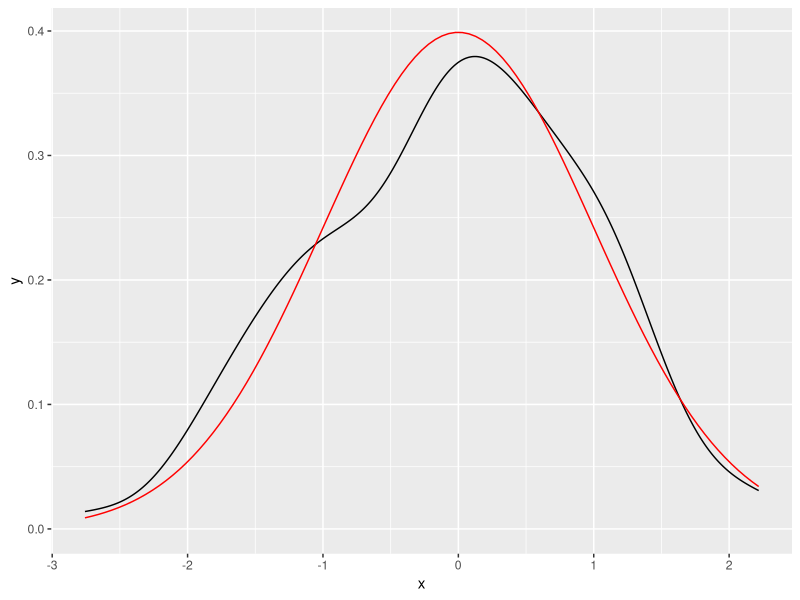
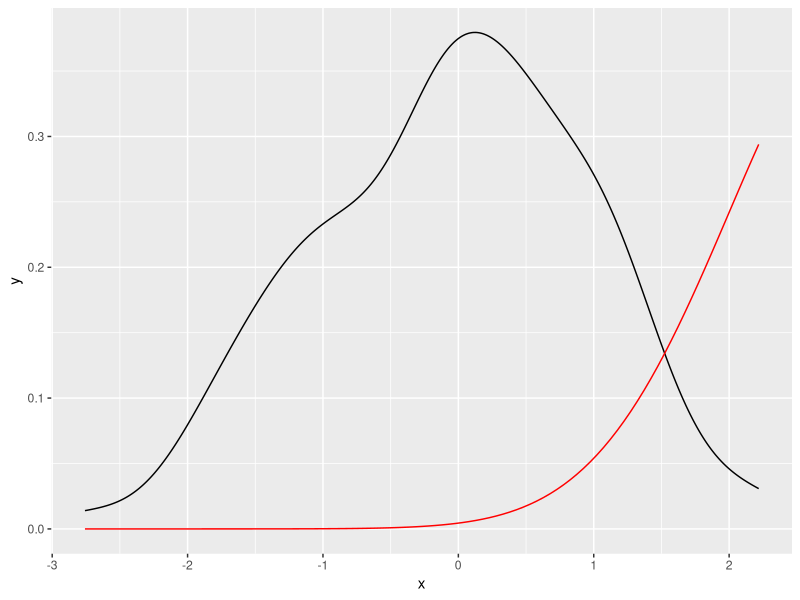
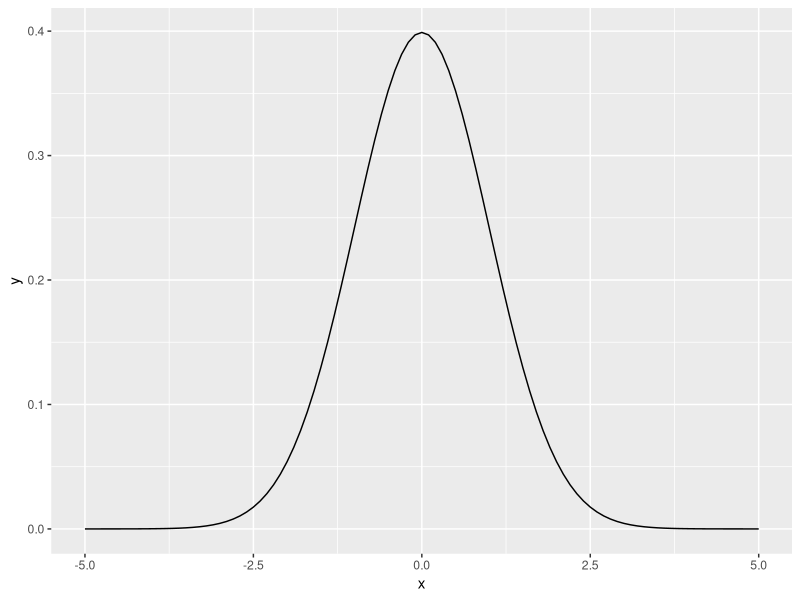
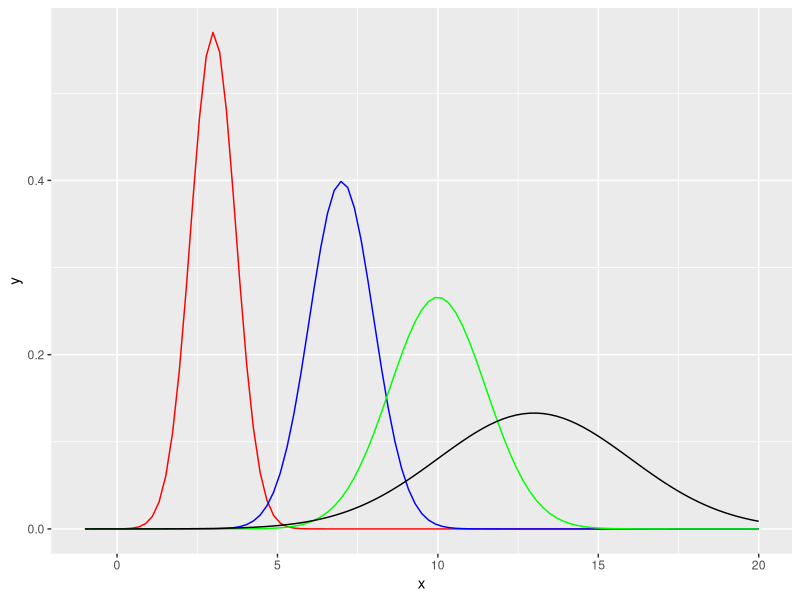
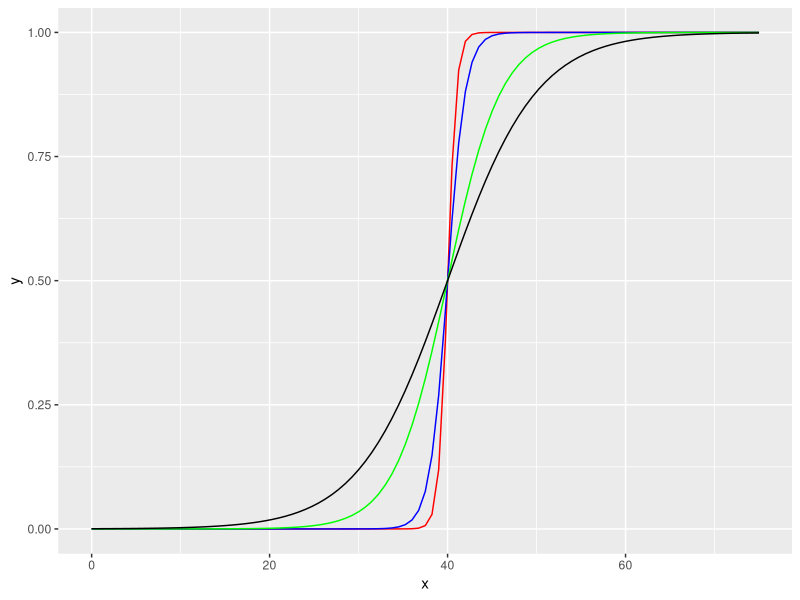
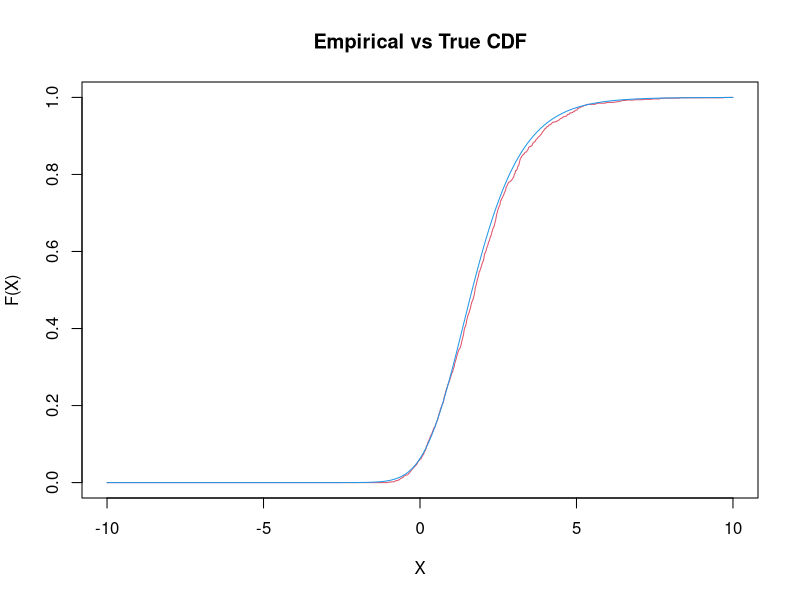

The R source for these figures, in order:
library(ggplot2)
?stat_function


set.seed(1492)
df <- data.frame(
  x = rnorm(100))
x <- df$x

base <- ggplot(df, aes(x)) + geom_density()
base + stat_function(fun = dnorm, colour = "red")
base + stat_function(fun = dnorm, colour = "red", args = list(mean = 3))

# Plot functions without data
# Examples adapted from Kohske Takahashi

# Plot a normal curve
ggplot(data.frame(x = c(-5, 5)), aes(x)) + stat_function(fun = dnorm)

# To specify a different mean or sd, use the args parameter to supply new values
myplot <- ggplot(data.frame(x = c(-1, 20)), aes(x)) +
  stat_function(fun = dnorm, args = list(mean = 3, sd = .7),colour = "red") +
  stat_function(fun = dnorm, args = list(mean = 7, sd = 1),colour = "blue") + 
  stat_function(fun = dnorm, args = list(mean = 10, sd = 1.5),colour = "green") +
  stat_function(fun = dnorm, args = list(mean = 13, sd = 3),colour = "black")
plot(myplot)



myplot2 <- ggplot(data.frame(x = c(0,75)), aes(x)) +
  stat_function(fun = plogis, args = list(0.5, location = 40),colour = "red") +
  stat_function(fun = plogis, args = list(1, location = 40),colour = "blue")  +
  stat_function(fun = plogis, args = list(3, location = 40),colour = "green") +
  stat_function(fun = plogis, args = list(5, location = 40),colour = "black") 


plot(myplot2)


# generate n samples from the skew logistic
# distribution with parameter Theta

r.skewlog <- function(n, Theta)
{
  U <- runif(n)
  return( -log( (1/U)^(1/Theta) - 1) )
}
X <- r.skewlog(1000, 4)

# empirical CDF
v <- seq(-10, 10, length=1000)
emp.cdf <- rep(0, 1000)
for(i in 1:1000) emp.cdf[i] <- mean(X <= v[i])

# true CDF
true.cdf <- (1 + exp(-v))^(-4)

plot(v, emp.cdf, xlab="X", ylab="F(X)", main="Empirical vs True CDF", col=2,type="l")
lines(v,true.cdf,col=4)

## just adding some words at the bottom ####

